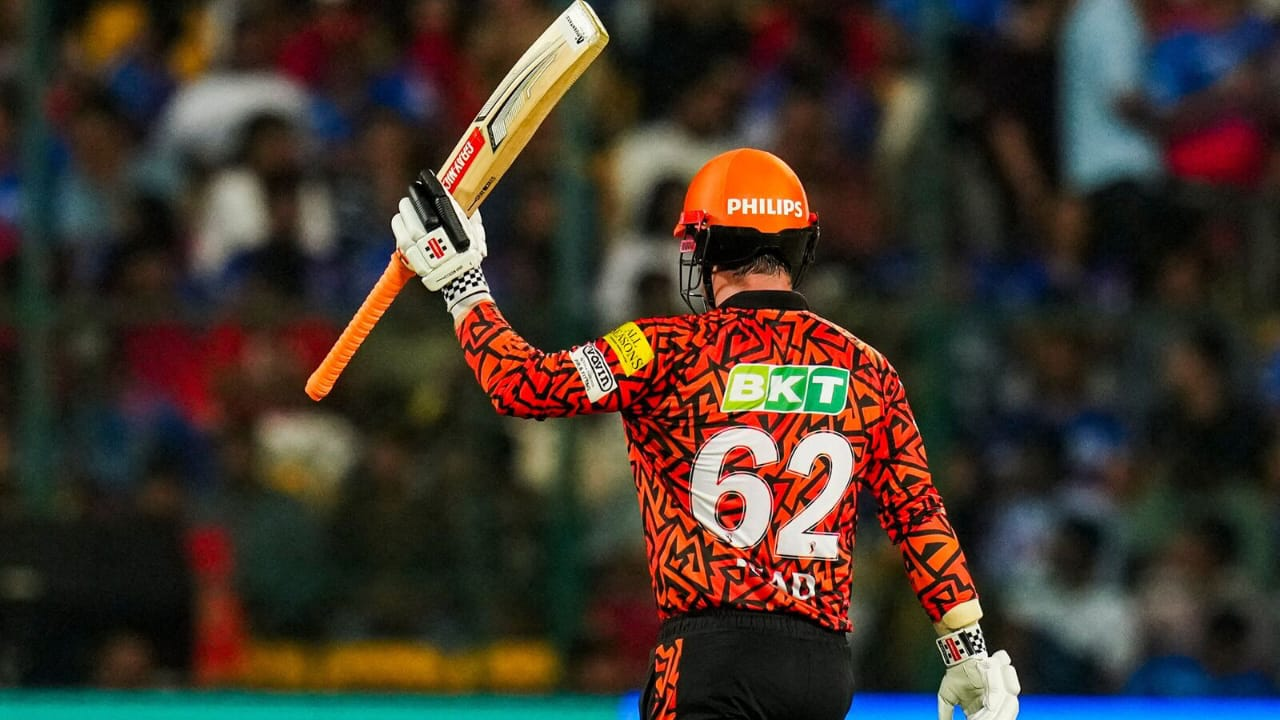
#> input picture Head.jpg, 1280 x 720 px, found by its file name
$ python 'exp 9.py'
#> lines starting #> are read from the running program, lines starting #| are printed output that depends on the picture

import cv2
import matplotlib.pyplot as plt

img = cv2.imread(r"C:\Users\sambe\Downloads\ITA0513_CV\Head.jpg")
#> img is the input picture: shape (720, 1280, 3); mean B, G, R 44.4, 53.7, 64.5

if img is None:
    print("Image not found!")
else:
    bigger = cv2.resize(
        img, None, fx=1.5, fy=1.5,
        interpolation=cv2.INTER_LINEAR
    )

    smaller = cv2.resize(
        img, None, fx=0.5, fy=0.5,
        interpolation=cv2.INTER_AREA
    )
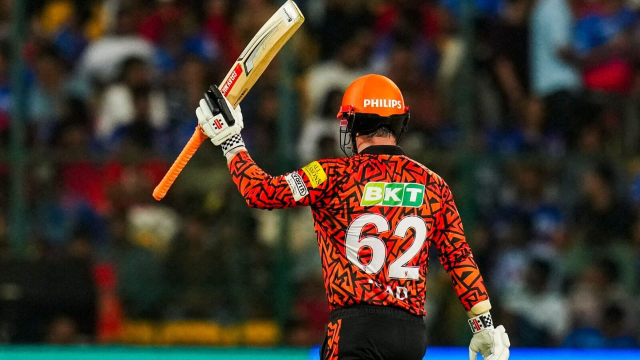
#> smaller: shape (360, 640, 3); mean B, G, R 44.5, 53.8, 64.6

    plt.figure(figsize=(10, 5))

    plt.subplot(1, 3, 1)
    plt.imshow(cv2.cvtColor(img, cv2.COLOR_BGR2RGB))
    plt.title("Original")
    plt.axis("off")

    plt.subplot(1, 3, 2)
    plt.imshow(cv2.cvtColor(bigger, cv2.COLOR_BGR2RGB))
    plt.title("Bigger")
    plt.axis("off")

    plt.subplot(1, 3, 3)
    plt.imshow(cv2.cvtColor(smaller, cv2.COLOR_BGR2RGB))
    plt.title("Smaller")
    plt.axis("off")

    plt.show()
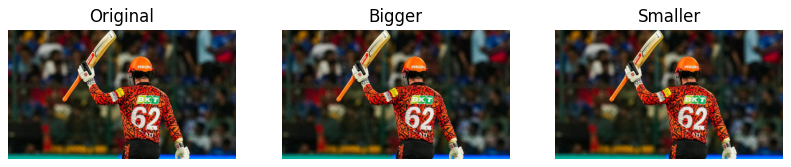
#> figure drawn by matplotlib, 3 panels
